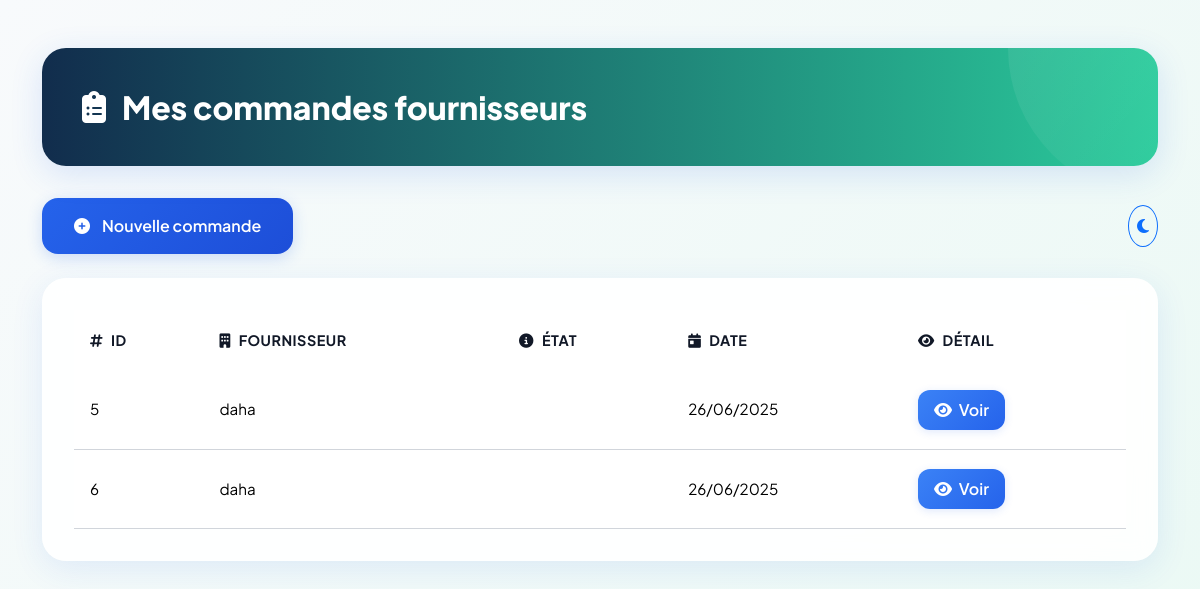
Screenshot of /commandes/ (signed in) with the database file from the repository.
### inventory/models.py (models this page shows, shortened)
class Commande(models.Model):
    date       = models.DateField(auto_now_add=True)
    etat       = models.CharField(max_length=100)
    fournisseur= models.ForeignKey(Fournisseur, on_delete=models.CASCADE)
    employe    = models.ForeignKey(CustomUser, on_delete=models.CASCADE, limit_choices_to={'role': 'employe'})

class Fournisseur(models.Model):
    user = models.OneToOneField(
        CustomUser, on_delete=models.CASCADE,
        limit_choices_to={'role': 'fournisseur'},
        related_name='fournisseur_profile',
        null=True, blank=True  # ← autorise les fournisseurs sans user
    )
    nom     = models.CharField(max_length=100)
    contact = models.CharField(max_length=20)
    email   = models.EmailField(unique=False)
    adresse = models.CharField(max_length=255, blank=True, null=True)

### inventory/views.py (the view)
# urls.py: path('commandes/', commande_list, name='commande_list'),
@login_required
def commande_list(request):
    commandes = Commande.objects.filter(employe=request.user)
    return render(request, 'commande_list.html', {'commandes': commandes})

### templates/commande_list.html (shortened to what this page needs)
{% load static %}
<!DOCTYPE html>
<html lang="fr" data-bs-theme="light" id="mainHtml">
<head>
    <link href="https://cdn.jsdelivr.net/npm/bootstrap@5.3.3/dist/css/bootstrap.min.css" rel="stylesheet">
    <link rel="stylesheet" href="https://cdnjs.cloudflare.com/ajax/libs/font-awesome/6.5.2/css/all.min.css">
</head>
<body>
    <div class="container py-5">
        <div class="page-header">
            <h1 class="page-title">
                <i class="fas fa-clipboard-list"></i>
                Mes commandes fournisseurs
            </h1>
        </div>
        <div class="d-flex justify-content-between align-items-center mb-4">
            <a href="{% url 'add_commande' %}" class="btn btn-add">
                <i class="fas fa-plus-circle"></i>
                Nouvelle commande
            </a>
            <button id="themeToggle" class="btn btn-outline-primary rounded-circle p-2" title="Changer le thème">
                <i class="fas fa-moon"></i>
            </button>
        </div>
        <div class="commandes-wrapper">
            <div class="table-responsive">
                <table class="table">
                    <thead>
                        <tr>
                            <th><i class="fas fa-hashtag me-2"></i>ID</th>
                            <th><i class="fas fa-building me-2"></i>Fournisseur</th>
                            <th><i class="fas fa-info-circle me-2"></i>État</th>
                            <th><i class="fas fa-calendar-day me-2"></i>Date</th>
                            <th><i class="fas fa-eye me-2"></i>Détail</th>
                        </tr>
                    </thead>
                    <tbody>
                        {% for cmd in commandes %}
                        <tr>
                            <td>{{ cmd.id }}</td>
                            <td>{{ cmd.fournisseur.nom }}</td>
                            <td>
                            </td>
                            <td>{{ cmd.date|date:"d/m/Y" }}</td>
                            <td>
                                <a href="{% url 'commande_detail' cmd.id %}" class="btn btn-detail">
                                    <i class="fas fa-eye me-1"></i>
                                    Voir
                                </a>
                            </td>
                        </tr>
                        {% endfor %}
                    </tbody>
                </table>
            </div>
        </div>
    </div>
</body>
</html>

### templates/commande_list.html (style rules this page uses)
:root { --primary: #2563eb; --primary-dark: #1d4ed8; --primary-light: #3b82f6; --primary-lighter: #60a5fa; --primary-lightest: #93c5fd; --success: #059669; --success-light: #34d399; --danger: #dc2626; --danger-light: #ef4444; --warning: #d97706; --warning-light: #fbbf24; --info: #0891b2; --info-light: #22d3ee; --dark: #111827; --dark-light: #1f2937; --gray: #6b7280; --gray-light: #9ca3af; --gray-lighter: #d1d5db; --white: #ffffff; --bg-main: #f8fafc; }
body { font-family: 'Plus Jakarta Sans', sans-serif; background: linear-gradient(135deg, var(--bg-main) 0%, #eaf9f4 100%); min-height: 100vh; color: var(--dark); }
.page-header { background: linear-gradient(90deg, rgba(10,38,71,0.97) 0%, rgba(32,201,151,0.95) 100%); padding: 2.5rem; border-radius: 1.5rem; margin-bottom: 2rem; position: relative; overflow: hidden; box-shadow: 0 8px 32px rgba(37,99,235,0.15); }
.page-header::before { content: ''; position: absolute; top: 0; right: 0; width: 300px; height: 300px; background: linear-gradient(135deg, rgba(255,255,255,0.1) 0%, transparent 100%); border-radius: 50%; transform: translate(150px, -150px); }
.page-title { color: white; font-size: 2rem; font-weight: 800; margin: 0; display: flex; align-items: center; gap: 1rem; position: relative; }
.btn-add { background: linear-gradient(135deg, var(--primary) 0%, var(--primary-dark) 100%); color: white; border: none; border-radius: 1rem; padding: 1rem 2rem; font-weight: 600; display: inline-flex; align-items: center; gap: 0.75rem; transition: all 0.3s ease; box-shadow: 0 4px 15px rgba(37,99,235,0.2); }
.commandes-wrapper { background: rgba(255,255,255,0.9); backdrop-filter: blur(10px); border-radius: 1.5rem; padding: 2rem; box-shadow: 0 8px 32px rgba(37,99,235,0.1); animation: fadeInUp 0.6s ease-out; }
.table { margin: 0; }
.table thead { background: linear-gradient(90deg, var(--bg-main) 0%, #f1f7fe 100%); }
.table th { font-weight: 700; color: var(--dark); padding: 1.2rem 1rem; font-size: 0.9rem; text-transform: uppercase; letter-spacing: 0.5px; border: none; }
.table td { padding: 1.2rem 1rem; vertical-align: middle; border-bottom: 1px solid var(--gray-lighter); font-size: 0.95rem; }
.btn-detail { background: linear-gradient(135deg, var(--primary-light) 0%, var(--primary) 100%); color: white; border: none; border-radius: 0.75rem; padding: 0.5rem 1rem; font-weight: 600; transition: all 0.3s ease; box-shadow: 0 2px 8px rgba(37,99,235,0.15); }

### rows the page displays
Commande: id "5", fournisseur.nom "daha", date "26/06/2025"
Commande: id "6", fournisseur.nom "daha", date "26/06/2025"
